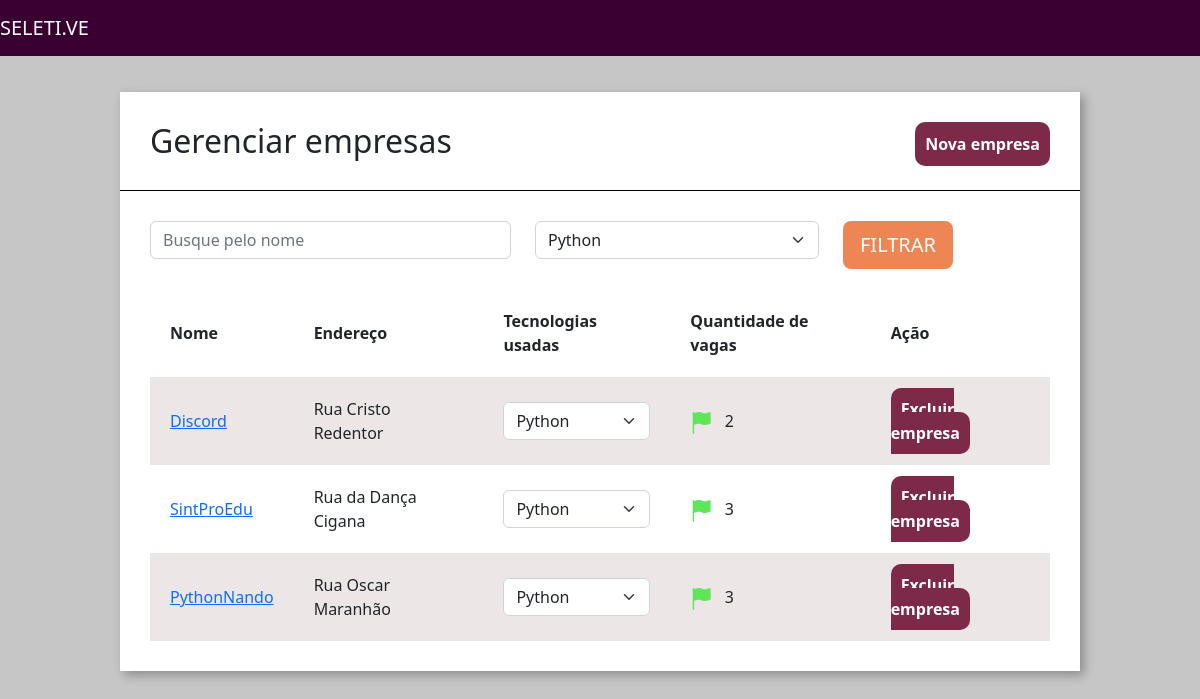
Page /home/empresas/ on the committed database.
### empresa/models.py (models this page shows, shortened)
class Empresa(models.Model):
    choices_nicho_mercado = (
        ('M', 'Marketing'),
        ('N', 'Nutrição'),
        ('D', 'Design')
    )
    logo = models.ImageField(upload_to="logo_empresa", null=True)
    nome = models.CharField(max_length=30)
    email = models.EmailField()
    cidade = models.CharField(max_length=30)
    tecnologias = models.ManyToManyField(Tecnologias)
    endereco = models.CharField(max_length=60)
    nicho_mercado = models.CharField(max_length=3, choices=choices_nicho_mercado)
    caracteristica_empresa = models.TextField()
    def quantidade_vagas(self):
        return Vagas.objects.filter(empresa_id=self.id).count()

### empresa/views.py (the view)
# urls.py: path('empresas/', views.empresas, name='empresas'),
def empresas(request):
    tecnolologia_filtrar = request.GET.get('tecnologias')
    nome_filtrar = request.GET.get('nome')
    empresas = Empresa.objects.all()
    if tecnolologia_filtrar:
        empresas = empresas.filter(tecnologias = tecnolologia_filtrar)
    if nome_filtrar:
        empresas = empresas.filter(nome__icontains = nome_filtrar)
    tecnologias = Tecnologias.objects.all()
    return render(request, 'empresas.html', {'empresas': empresas, 'tecnologias': tecnologias})

### empresa/models.py (called while the page is built)
    def __str__(self):
        return self.tecnologia

### empresa/templatetags/filtro.py (called while the page is built)
@register.filter(name='is_par')
def is_par(valor):
    return True if valor % 2 == 0 else False

### empresa/templates/empresas.html (shortened to what this page needs)
{% extends 'base.html' %}
{% load static %}
{% load filtro %}
{% block 'head' %}
    <link href="{% static 'empresa/css/empresas.css' %}" rel="stylesheet">
{% endblock%}
{% block 'body' %}
    <div class="wrapper">
        <div class="box">
            <div class="header-box">
                <h2 class="titulo">Gerenciar empresas</h2>
                <a href="{% url 'nova_empresa' %}" class="btn-nova-empresa">Nova empresa</a>
            </div>
            <div class="borda-box"></div>
            <div class="body-box">
                <form action="{% url 'empresas' %}" method="GET">{% csrf_token %}
                <div class="row">
                        <div class="col-md-5">
                            <input type="text" placeholder="Busque pelo nome" class="form-control" name="nome">
                        </div>
                        <div class="col-md-4">
                            <select class="form-select" name="tecnologias">
                                {% for tecn in tecnologias %}
                                    <option value="{{tecn.id}}">{{tecn}}</option>
                                {% endfor %}
                            </select>
                        </div>
                    <div class="col-md-3">
                        <input type="submit" value="FILTRAR" class="btn btn-lg btn-orange">
                    </div>
                </div>
                </form>
                <table class="tabela" cellpadding="20">
                    <tr>
                        <th>Nome</th>
                        <th>Endereço</th>
                        <th>Tecnologias usadas</th>
                        <th>Quantidade de vagas</th>
                        <th>Ação</th>
                    </tr>
                    {% for empresa in empresas%}
                        <tr {% if not forloop.counter|is_par %} class="tabela-linha" {% endif %}>
                            <td>
                                <a href="{% url 'empresa' empresa.id %}"> {{empresa.nome}} </a>
                            </td>
                            <td>{{empresa.endereco}}</td>
                            <td>
                                <select class="form-select">
                                    {% for tecno in empresa.tecnologias.all%}
                                        <option>{{tecno}}</option>
                                    {% endfor %}
                                </select>
                            </td>
                            <td>
                                {% if empresa.quantidade_vagas > 0 %}
                                    <img src="{% static 'empresa/img/flag_green.png' %}">
                                {% else %}
                                    <img src="{% static 'empresa/img/flag_red.png' %}">
                                {% endif %}
                                &nbsp&nbsp{{empresa.quantidade_vagas}}
                            </td>
                            <td>
                                <a href="{% url 'excluir_empresa' empresa.id %}" class="btn-excluir">Excluir empresa</a>
                            </td>
                        </tr>
                    {% endfor %}
                </table>
            </div>
        </div>
    </div>
{% endblock%}

### templates/static/base/css/base.css (style rules this page uses)
body { background-color: #C6C6C6 !important; }

### templates/static/empresa/css/empresas.css (style rules this page uses)
.wrapper { margin-top: 3%; display: flex; flex-direction: row; justify-content: center; align-items: center; }
.box { width: 80vw; background: #fff; box-shadow: 4px 4px 10px rgba(0,0,0,.3); }
.titulo { display: inline; }
.btn-nova-empresa { float: right; text-decoration: none; color: white; background-color: #7D2948; padding: 10px; border-radius: 10px; font-weight: bold; }
.header-box { padding: 30px; }
.borda-box { border-top: 1px solid black; }
.body-box { padding: 30px; }
.btn-orange { background-color: #ED8554; color: white; }
.tabela { width: 100%; margin-top: 20px; }
.tabela-linha { background-color: #EDE6E6; }
.btn-excluir { text-decoration: none; color: white; background-color: #7D2948; padding: 10px; border-radius: 10px; font-weight: bold; }

### rows in the picture
Empresa: nome "Discord", endereco "Rua Cristo Redentor", quantidade_vagas "2"
Empresa: nome "SintProEdu", endereco "Rua da Dança Cigana", quantidade_vagas "3"
Empresa: nome "PythonNando", endereco "Rua Oscar Maranhão", quantidade_vagas "3"

### other values in the picture
form field tecnologias "Python"
form field value "Python"
